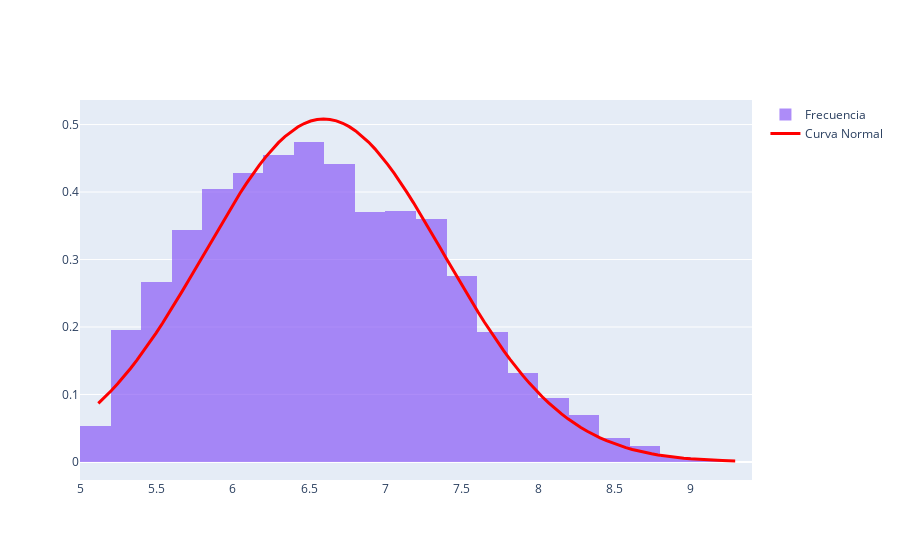

Source (notebook cell):
### Markdown cell above
Generar curva normal teórica

### Code cell
x_curva = np.linspace(df['score'].min(), df['score'].max(), 100)  # 100 puntos
y_curva = stats.norm.pdf(x_curva, media, desviacion)  # Función densidad normal
fig1.add_trace(go.Scatter(
    x=x_curva,
    y=y_curva,
    mode='lines',
    name='Curva Normal',
    line=dict(color='red', width=3)
))
